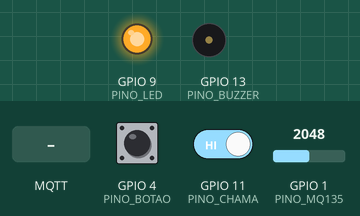
Recording of a sketch running on a simulated ESP32-S3. Shown: output pins drawn as LEDs (lit = HIGH), buzzer (waves = sounding, pin HIGH). Dashed ring = blinking. The test bench sets the inputs (shaded band); at power-on: GPIO 11 (PINO_CHAMA) HIGH, GPIO 1 (PINO_MQ135) = 2048, GPIO 4 (PINO_BOTAO) HIGH (analog values on the 0–4095 scale). WiFi joins after 1.5 s; servers stay silent unless stated; no MQTT or app messages arrive unless stated; what the sketch prints to the serial monitor is not drawn.

Above: at 1.4 s.
1.5 s: GPIO 11 (PINO_CHAMA) driven LOW
At 1.96 s:
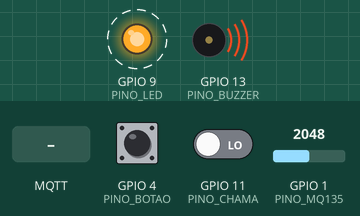
4.5 s: GPIO 1 (PINO_MQ135) set to 1301
7.5 s: GPIO 1 (PINO_MQ135) set to 1190
10.5 s: GPIO 4 (PINO_BOTAO) pulled LOW for 0.15 s
At 10.65 s:
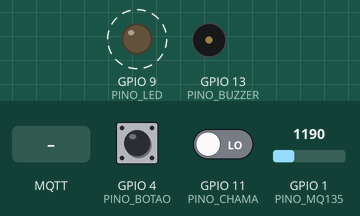
13.5 s: MQTT message "test" arrives on the first subscribed topic
At 13.65 s:
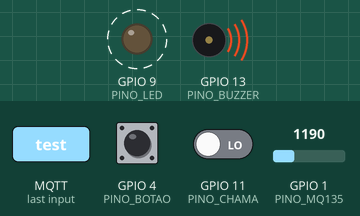
Timing chart, 0 to 20.5 s (numbered marks = the images above; inputs shaded):
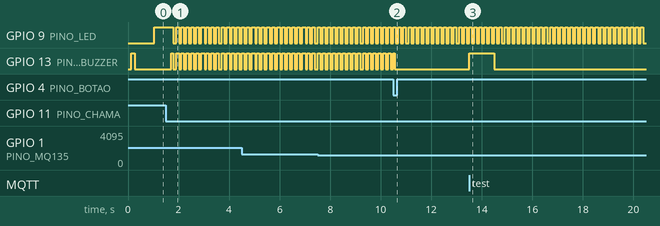

Measured:
- after the input at 1.5 s, GPIO 13 (PINO_BUZZER): alternates HIGH for 0.10 s and LOW for 0.10 s, starting after 0.20 s
- after the input at 13.5 s, GPIO 13 (PINO_BUZZER): LOW → HIGH at once, → LOW 1.0 s later
- by itself, GPIO 9 (PINO_LED): alternates HIGH for 0.10 s and LOW for 0.10 s

The sketch:

codigo.ino
```cpp
/*
 * IoT-Based Smart Smoke and Fire Detection System — ESP32-S3 Zero
 * Arduino IDE: placa ESP32S3 Dev Module; USB CDC On Boot: Enabled.
 * Dependencia: PubSubClient (Nick O'Leary).
 * Preencha WIFI_SSID e WIFI_PASS antes de gravar.
 * Mantem LED externo; nao usa o RGB integrado.
 * Com Botão de Pânico/Silenciamento do Buzzer e Alerta para os Bombeiros
 */

#include <Arduino.h>
#include <WiFi.h>
#include <PubSubClient.h>

// ---------------- Rede ----------------
const char*    WIFI_SSID   = "Bumblebee";          // o ESP32 só conecta em redes 2,4 GHz
const char*    WIFI_PASS   = "regularidade3r";
const char*    MQTT_HOST   = "broker.hivemq.com"; // broker público para testes
const uint16_t MQTT_PORT   = 1883;
const char*    MQTT_USER   = "";                  // deixe vazio se o broker não exige login
const char*    MQTT_PASS   = "";
const char*    TOPICO_BASE = "smartkitchen";

// ---------------- Pinos ESP32-S3 Zero ----------------
// LED EXTERNO: GPIO10 -> resistor de 330 ohms -> anodo; catodo -> GND.
// O LED RGB integrado (GPIO21 na Waveshare) nao e usado por este codigo.
// MQ-135: AO -> divisor de tensao -> GPIO1 (ADC1).
// Exemplo para AO de ate 5 V: AO -> 10k -> GPIO1 -> 10k -> GND.
// Com esse divisor, a leitura e metade da tensao de AO; os limites usam mV no GPIO.
// Nunca aplique 5 V em um GPIO. Adapte tambem DO do sensor de chama,
// se esse sinal tiver nivel de 5 V. Todos os modulos devem compartilhar GND.
// Botao externo entre GPIO4 e GND; nao e o botao BOOT da placa.
const uint8_t PINO_LED    = 9;
const uint8_t PINO_BUZZER = 13;
const uint8_t PINO_CHAMA  = 11;
const uint8_t PINO_MQ135   = 1;    // ADC1 no ESP32-S3
const uint8_t PINO_BOTAO   = 4;    // Botão de silenciamento e alerta para bombeiros

// ---------------- Configurações ----------------
#define BUZZER_PASSIVO     false  // true = buzzer passivo (tone); false = buzzer ativo
#define CHAMA_ATIVA_EM_LOW true   // módulos com LM393 normalmente vão a LOW ao ver chama

// Leitura em milivolts no GPIO1, apos eventual divisor (ADC: ate ~3100 mV).
const int LEITURAS_CALIBRACAO = 50;
const int MARGEM_ALARME_MV = 80;  // dispara em media inicial + 80 mV
const int HISTERESE_GAS_MV = 20;  // desliga em media inicial + 60 mV

const unsigned long AQUECIMENTO_MS        = 60000; // aquecimento do MQ-135 (chama funciona durante)
const unsigned long INTERVALO_GAS        = 1000;  // leitura do MQ-135
const unsigned long DEBOUNCE_CHAMA_MS    = 200;   // chama precisa ficar estável por esse tempo
const unsigned long INTERVALO_TELEMETRIA = 1000;  // publicação periódica
const unsigned long INTERVALO_RECONEXAO  = 5000;  // nova tentativa de conexão ao broker
const unsigned long DEBOUNCE_BOTAO_MS    = 50;    // debounce para o botão físico
const int AMOSTRAS_MQ = 16;
const int FREQ_BUZZER = 2000;                     // Hz (só buzzer passivo)

// ---------------- Estado ----------------
enum Estado { SEGURO, ALERTA_GAS, ALERTA_FOGO, ALERTA_FOGO_GAS };
Estado calcularEstado(); // Prototipo explicito para o preprocessador Arduino
const char* NOMES_ESTADO[] = { "SAFE", "GAS", "FIRE", "FIRE_GAS" };

WiFiClient   wifiClient;
PubSubClient mqtt(wifiClient);

char idDispositivo[20];
char topTelemetria[64], topEstado[64], topAlerta[64], topOnline[64], topCmd[64], topBombeiros[64];

int  gasMv      = 0;
bool gasPronto = false;
bool alarmeGas = false;
int leiturasCalibracao[LEITURAS_CALIBRACAO];
int totalLeiturasCalibracao = 0;
float gasSafeMv = 0.0f; // referencia fixa ate reiniciar a placa

bool chama = false;
bool leituraChamaAnterior = false;
unsigned long tMudancaChama = 0;

// Variáveis para o botão físico e silenciamento
bool estadoBotaoAnterior = HIGH;
unsigned long tUltimoDebounceBotao = 0;
bool alarmeSilenciado = false; // Controla se o usuário silenciou o buzzer manualmente

Estado estado = SEGURO;
bool   buzzerLigado = false;
bool   wifiAnterior = false;

unsigned long tGas = 0, tTelemetria = 0, tReconexao = 0, tTesteFim = 0;
bool primeiraTentativaMqtt = true;

// ================= Buzzer =================
void setBuzzer(bool ligar) {
  if (ligar == buzzerLigado) return;   // evita reiniciar o tone() a cada loop
  buzzerLigado = ligar;
#if BUZZER_PASSIVO
  if (ligar) tone(PINO_BUZZER, FREQ_BUZZER);
  else { noTone(PINO_BUZZER); digitalWrite(PINO_BUZZER, LOW); }
#else
  digitalWrite(PINO_BUZZER, ligar ? HIGH : LOW);
#endif
}

// ================= Sensores e Botão =================
int lerMQ135mV() {
  long soma = 0;
  for (int i = 0; i < AMOSTRAS_MQ; i++) {
    soma += analogReadMilliVolts(PINO_MQ135);  // usa a calibração de fábrica do ADC
    delay(2);
  }
  return soma / AMOSTRAS_MQ;
}

bool lerChamaBruta() {
  bool nivel = digitalRead(PINO_CHAMA);
  return CHAMA_ATIVA_EM_LOW ? (nivel == LOW) : (nivel == HIGH);
}

void atualizarChama(unsigned long agora) {
  static bool chamaEstavel = false;
  static unsigned long ultimaDeteccao = 0;

  bool leitura = lerChamaBruta();

  if (leitura != leituraChamaAnterior) {
    leituraChamaAnterior = leitura;
    tMudancaChama = agora;
  }

  // Confirma a mudança após 200 ms de sinal estável.
  if (agora - tMudancaChama >= DEBOUNCE_CHAMA_MS) {
    chamaEstavel = leitura;
  }

  if (chamaEstavel) {
    ultimaDeteccao = agora;

    if (!chama) {
      chama = true;
      Serial.println(F("!!! CHAMA DETECTADA !!!"));
    }
  }

  // Mantém o alerta por mais 10 segundos após a detecção terminar.
  if (chama && !chamaEstavel &&
      agora - ultimaDeteccao >= 10000UL) {
    chama = false;
    Serial.println(F("Alerta de chama encerrado."));
  }
}

void atualizarGas(unsigned long agora) {
  if (agora - tGas < INTERVALO_GAS) return;
  tGas = agora;
  gasMv = lerMQ135mV();

  // Aquecimento: leituras apenas para acompanhamento, sem alarme de gas.
  if (agora < AQUECIMENTO_MS) return;

  // Cada leitura e a media das 16 amostras do ADC de lerMQ135mV().
  // Coleta uma leitura por segundo, sem bloquear chama, botao ou MQTT.
  if (!gasPronto) {
    leiturasCalibracao[totalLeiturasCalibracao++] = gasMv;
    Serial.printf("Calibrando MQ-135: %d/%d | %d mV\n",
                  totalLeiturasCalibracao, LEITURAS_CALIBRACAO, gasMv);

    if (totalLeiturasCalibracao == LEITURAS_CALIBRACAO) {
      long soma = 0;
      for (int i = 0; i < LEITURAS_CALIBRACAO; i++) {
        soma += leiturasCalibracao[i];
      }
      gasSafeMv = (float)soma / LEITURAS_CALIBRACAO;
      gasPronto = true;
      Serial.printf("Calibracao concluida. SAFE: %.2f mV | Alarme: %.2f mV | Desliga: %.2f mV\n",
                    gasSafeMv, gasSafeMv + MARGEM_ALARME_MV,
                    gasSafeMv + MARGEM_ALARME_MV - HISTERESE_GAS_MV);
    }
    return;
  }

  const float limiteAlarmeMv = gasSafeMv + MARGEM_ALARME_MV;
  if (!alarmeGas && gasMv >= limiteAlarmeMv) {
    alarmeGas = true;
    Serial.println(F("!!! GAS/FUMACA: 80 mV OU MAIS ACIMA DA REFERENCIA !!!"));
  } else if (alarmeGas && gasMv <= limiteAlarmeMv - HISTERESE_GAS_MV) {
    alarmeGas = false;
    Serial.println(F("Nivel de gas normalizado."));
  }
}

Estado calcularEstado() {
  if (chama && alarmeGas) return ALERTA_FOGO_GAS;
  if (chama)              return ALERTA_FOGO;
  if (alarmeGas)          return ALERTA_GAS;
  return SEGURO;
}

// Publica o alerta direcionado aos bombeiros via MQTT
void publicarAlertaBombeiros() {
  if (!mqtt.connected()) {
    Serial.println(F("MQTT desconectado! Não foi possível enviar o alerta aos bombeiros."));
    return;
  }
  char msg[128];
  snprintf(msg, sizeof(msg),
           "{\"emergency\":\"FIRE_DEPARTMENT_ALERT\",\"state\":\"%s\",\"gas_mv\":%d,\"flame\":%s,\"timestamp\":%lu}",
           NOMES_ESTADO[estado], gasMv, chama ? "true" : "false", millis() / 1000);

  // Publicar neste topico nao aciona um servico real de emergencia.
  if (mqtt.publish(topBombeiros, msg)) {
    Serial.println(F("Alerta manual publicado no topico MQTT."));
  } else {
    Serial.println(F("Falha ao publicar o alerta manual no MQTT."));
  }
}

void atualizarBotao(unsigned long agora) {
  bool leituraLeve = digitalRead(PINO_BOTAO);

  if (leituraLeve != estadoBotaoAnterior) {
    tUltimoDebounceBotao = agora;
  }

  if ((agora - tUltimoDebounceBotao) > DEBOUNCE_BOTAO_MS) {
    static bool estadoBotaoEstavel = HIGH;
    if (leituraLeve != estadoBotaoEstavel) {
      estadoBotaoEstavel = leituraLeve;

      if (estadoBotaoEstavel == LOW) { // Botão pressionado (GND)
        Serial.println(F("Botão físico pressionado pelo usuário."));

        // 1. Envia sinal MQTT para os bombeiros
        publicarAlertaBombeiros();

        // 2. Se houver algum alarme ativo, silencia o buzzer
        if (estado != SEGURO) {
          alarmeSilenciado = true;
          Serial.println(F("🔕 Buzzer silenciado manualmente pelo botão."));
        }
      }
    }
  }
  estadoBotaoAnterior = leituraLeve;
}

// ================= Sinalização local =================
void atualizarSaidas(unsigned long agora) {
  bool led = false, buz = false;

  switch (estado) {
    case ALERTA_FOGO:
    case ALERTA_FOGO_GAS: {
      bool fase = (agora / 100) % 2;   // 100 ms ligado / 100 ms desligado
      led = fase;
      buz = fase;
      break;
    }
    case ALERTA_GAS: {
      unsigned long p = agora % 1000;
      led = p < 500;                    // LED a 1 Hz
      buz = p < 200;                    // bipe de 200 ms por segundo
      break;
    }
    case SEGURO:
      if (!gasPronto) led = (agora / 1000) % 2;  // aquecendo ou calibrando
      else            led = (agora % 3000) < 50; // heartbeat
      break;
  }

  // Se o alarme foi silenciado pelo usuário, força o buzzer a desligar
  if (alarmeSilenciado) {
    buz = false;
  }

  if (agora < tTesteFim) buz = true;   // comando remoto "test"

  digitalWrite(PINO_LED, led ? HIGH : LOW);
  setBuzzer(buz);
}

// ================= MQTT =================
void publicarTelemetria() {
  if (!mqtt.connected()) return;
  char msg[176];
  snprintf(msg, sizeof(msg),
           "{\"gas_mv\":%d,\"gas_ready\":%s,\"flame\":%s,\"state\":\"%s\",\"rssi\":%d,\"uptime\":%lu}",
           gasMv, gasPronto ? "true" : "false", chama ? "true" : "false",
           NOMES_ESTADO[estado], WiFi.RSSI(), millis() / 1000);
  mqtt.publish(topTelemetria, msg);
}

void publicarEstado() {
  if (!mqtt.connected()) return;
  mqtt.publish(topEstado, NOMES_ESTADO[estado], true);   // retido
}

void publicarAlerta() {
  if (!mqtt.connected()) return;
  char msg[96];
  snprintf(msg, sizeof(msg), "{\"event\":\"%s\",\"gas_mv\":%d,\"flame\":%s}",
           NOMES_ESTADO[estado], gasMv, chama ? "true" : "false");
  mqtt.publish(topAlerta, msg);
}

void aoReceberMqtt(char* topico, byte* payload, unsigned int tamanho) {
  char cmd[16];
  unsigned int n = min(tamanho, (unsigned int)(sizeof(cmd) - 1));
  memcpy(cmd, payload, n);
  cmd[n] = '\0';
  Serial.printf("Comando MQTT: %s\n", cmd);

  if (strcmp(cmd, "test") == 0) {
    tTesteFim = millis() + 1000;
  } else if (strcmp(cmd, "status") == 0) {
    publicarEstado();
    publicarTelemetria();
  }
}

void manterRede(unsigned long agora) {
  bool wifiOk = WiFi.status() == WL_CONNECTED;
  if (wifiOk != wifiAnterior) {
    wifiAnterior = wifiOk;
    if (wifiOk) Serial.printf("Wi-Fi conectado. IP: %s\n", WiFi.localIP().toString().c_str());
    else        Serial.println(F("Wi-Fi desconectado (alarmes locais seguem ativos)."));
  }
  if (!wifiOk) return;

  if (mqtt.connected()) {
    mqtt.loop();
    return;
  }

  if (!primeiraTentativaMqtt && agora - tReconexao < INTERVALO_RECONEXAO) return;
  primeiraTentativaMqtt = false;
  tReconexao = agora;

  Serial.print(F("Conectando ao broker MQTT... "));
  bool ok;
  if (strlen(MQTT_USER) > 0)
    ok = mqtt.connect(idDispositivo, MQTT_USER, MQTT_PASS, topOnline, 1, true, "offline");
  else
    ok = mqtt.connect(idDispositivo, topOnline, 1, true, "offline");

  if (ok) {
    Serial.println(F("ok."));
    mqtt.publish(topOnline, "online", true);
    mqtt.subscribe(topCmd);
    publicarEstado();
    publicarTelemetria();
  } else {
    Serial.printf("falhou (rc=%d). Nova tentativa em %lu s.\n",
                  mqtt.state(), INTERVALO_RECONEXAO / 1000);
  }
}

// ================= Setup =================
void setup() {
  Serial.begin(115200);
  delay(100);

  pinMode(PINO_LED, OUTPUT);
  pinMode(PINO_BUZZER, OUTPUT);
  pinMode(PINO_CHAMA, INPUT);
  pinMode(PINO_BOTAO, INPUT_PULLUP); // Botão com pull-up interno (pressionado = LOW)

  digitalWrite(PINO_LED, LOW);
  digitalWrite(PINO_BUZZER, LOW);
  setBuzzer(false);

  // ADC do ESP32-S3: 12 bits, atenuacao de 11 dB (ate ~3,1 V)
  analogReadResolution(12);
  analogSetPinAttenuation(PINO_MQ135, ADC_11db);

  WiFi.mode(WIFI_STA);
  uint8_t mac[6];
  WiFi.macAddress(mac);
  snprintf(idDispositivo, sizeof(idDispositivo), "esp32-%02x%02x%02x", mac[3], mac[4], mac[5]);
  snprintf(topTelemetria, sizeof(topTelemetria), "%s/%s/telemetry", TOPICO_BASE, idDispositivo);
  snprintf(topEstado,     sizeof(topEstado),     "%s/%s/state",     TOPICO_BASE, idDispositivo);
  snprintf(topAlerta,     sizeof(topAlerta),     "%s/%s/alert",     TOPICO_BASE, idDispositivo);
  snprintf(topOnline,     sizeof(topOnline),     "%s/%s/online",    TOPICO_BASE, idDispositivo);
  snprintf(topCmd,        sizeof(topCmd),        "%s/%s/cmd",       TOPICO_BASE, idDispositivo);
  snprintf(topBombeiros,  sizeof(topBombeiros),  "%s/%s/bombeiros", TOPICO_BASE, idDispositivo);

  Serial.println();
  Serial.println(F("=== Smart Smoke and Fire Detection (ESP32-S3 Zero) + Silenciador ==="));
  Serial.printf("ID do dispositivo: %s\n", idDispositivo);
  Serial.printf("Tópicos em: %s/%s/#\n", TOPICO_BASE, idDispositivo);
  Serial.println(F("Depois do aquecimento: 50 leituras, uma por segundo, para definir o SAFE. Calibre em ar limpo."));
  Serial.printf("Aquecendo o MQ-135 por %lu s (sensor de chama já ativo).\n", AQUECIMENTO_MS / 1000);

  WiFi.setAutoReconnect(true);
  WiFi.begin(WIFI_SSID, WIFI_PASS);

  mqtt.setServer(MQTT_HOST, MQTT_PORT);
  mqtt.setCallback(aoReceberMqtt);

  setBuzzer(true); delay(150); setBuzzer(false);
}

// ================= Loop =================
void loop() {
  unsigned long agora = millis();

  atualizarChama(agora);
  atualizarGas(agora);
  atualizarBotao(agora); // Lê o botão, envia MQTT e silencia o buzzer se houver alarme

  Estado novo = calcularEstado();
  if (novo != estado) {
    estado = novo;

    // Se o ambiente voltar ao estado seguro, reseta o silenciamento para o próximo alerta
    if (estado == SEGURO) {
      alarmeSilenciado = false;
    }

    Serial.printf("Estado: %s\n", NOMES_ESTADO[estado]);
    publicarEstado();
    publicarAlerta();
  }

  atualizarSaidas(agora);
  manterRede(agora);

  if (agora - tTelemetria >= INTERVALO_TELEMETRIA) {
    tTelemetria = agora;
    publicarTelemetria();
    Serial.printf("MQ-135: %4d mV | SAFE: %.2f mV | Calibrado: %s | Chama: %s | Estado: %s | MQTT: %s\n",
                  gasMv, gasSafeMv, gasPronto ? "SIM" : "NAO", chama ? "SIM" : "não", NOMES_ESTADO[estado],
                  mqtt.connected() ? "conectado" : "offline");
  }
}
```
